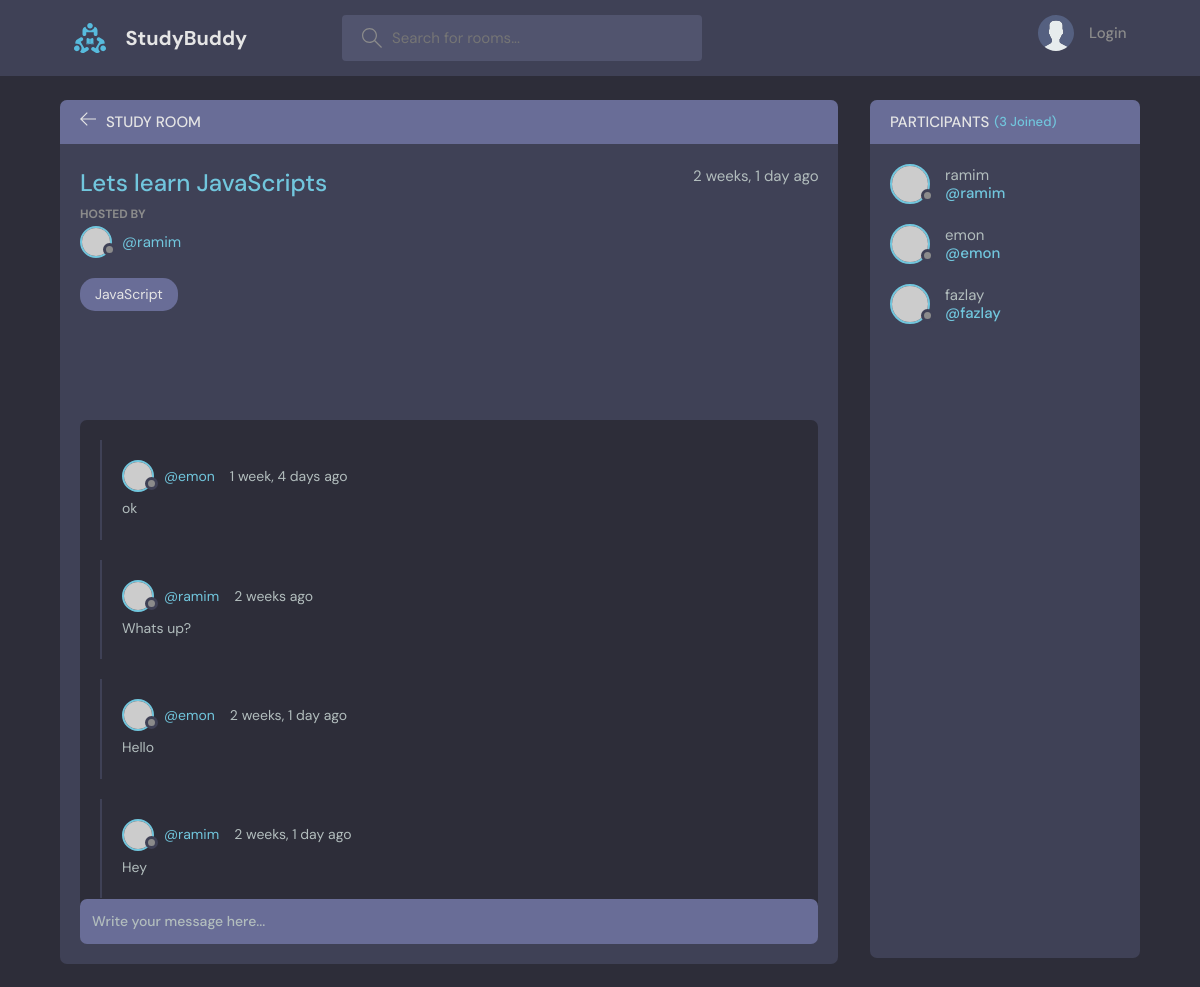
The page /room/1/ on the database its author committed.
### base/models.py (models this page shows, shortened)
class Room(models.Model):
  host = models.ForeignKey(User, on_delete=models.SET_NULL, null=True)
  topic = models.ForeignKey(Topic, on_delete=models.SET_NULL, null=True)#if the topic parent class is deleted the room child model is not deleted null = True allowed in the database
  name = models.CharField(max_length=200)
  description = models.TextField(null=True, blank=True) #it can be blank by null=True, blank=True means the submitted form can also be true
  participants = models.ManyToManyField(User, related_name='participants', blank=True)
  updated = models.DateTimeField(auto_now=True) #takes the time when every time the save method is called
  created = models.DateTimeField(auto_now_add=True) #only take the time when we first save or create this instance(initial time)
  class Meta:
    ordering = ['-updated', '-created']

class Topic(models.Model):
  name = models.CharField(max_length=200)
  def __str__(self):
    return self.name

class Message(models.Model):
    user = models.ForeignKey(User, on_delete=models.CASCADE) #the User model is defined in default
    room = models.ForeignKey(Room, on_delete=models.CASCADE)#(parent name(Room) many to one relationship, value when the parent model(Room) is deleted the child model(Message) is also deleted)
    body = models.TextField()
    update = models.DateTimeField(auto_now=True)
    created = models.DateTimeField(auto_now_add=True)
    class Meta:
        ordering = ['-created']

### base/views.py (the view, shortened to what this page needs)
# urls.py: path('room/<str:pk>/', views.room, name="room"),
def room(request, pk):
  room = Room.objects.get(id=pk) #returns one single value using primary key
  room_messages = room.message_set.all()
  participants = room.participants.all()
  context = {'room':room, 'room_messages':room_messages, 'participants':participants}
  return render(request, 'base/room.html', context)

### base/templates/base/room.html (shortened to what this page needs)
{% extends 'main.html' %}
{% block content %}
<main class="profile-page layout layout--2">
  <div class="container">
    <div class="room">
      <div class="room__top">
        <div class="room__topLeft">
          <a href="{% url 'home' %}">
            <svg version="1.1" xmlns="http://www.w3.org/2000/svg" width="32" height="32" viewBox="0 0 32 32">
              <title>arrow-left</title>
              <path
                d="M13.723 2.286l-13.723 13.714 13.719 13.714 1.616-1.611-10.96-10.96h27.625v-2.286h-27.625l10.965-10.965-1.616-1.607z">
              </path>
            </svg>
          </a>
          <h3>Study Room</h3>
        </div>
      </div>
      <div class="room__box scroll">
        <div class="room__header scroll">
          <div class="room__info">
            <h3>{{room.name}}</h3>
            <span>{{room.created|timesince}} ago</span>
          </div>
          <div class="room__hosted">
            <p>Hosted By</p>
            <a href="{% url 'user-profile' room.host.id %}" class="room__author">
              <div class="avatar avatar--small">
                <img src="https://randomuser.me/api/portraits/men/37.jpg" />
              </div>
              <span>@{{room.host.username}}</span>
            </a>
          </div>
          <span class="room__topics">{{room.topic}}</span>
        </div>
        <div class="room__conversation">
          <div class="threads scroll">
            {% for message in room_messages %}
            <div class="thread">
              <div class="thread__top">
                <div class="thread__author">
                  <a href="{% url 'user-profile' message.user.id %}" class="thread__authorInfo">
                    <div class="avatar avatar--small">
                      <img src="https://randomuser.me/api/portraits/men/37.jpg" />
                    </div>
                    <span>@{{message.user.username}}</span>
                  </a>
                  <span class="thread__date">{{message.created|timesince}} ago</span>
                </div>
              </div>
              <div class="thread__details">
                {{message.body}}
              </div>
            </div>
            {% endfor %}
          </div>
        </div>
      </div>
      <div class="room__message">
        <form action="" method="POST">
          <input name="body" placeholder="Write your message here..." />
        </form>
      </div>
    </div>
    <div class="participants">
      <h3 class="participants__top">Participants <span>({{participants.count}} Joined)</span></h3>
      <div class="participants__list scroll">
        {% for user in participants %}
        <a href="{%  url 'user-profile' user.id %}" class="participant">
          <div class="avatar avatar--medium">
            <img src="https://randomuser.me/api/portraits/men/37.jpg" />
          </div>
          <p>
            {{user.username}}
            <span>@{{user.username}}</span>
          </p>
        </a>
        {% endfor %}
      </div>
    </div>
  </div>
</main>
{% endblock content %}

### rows shown on the page
Room: name "Lets learn JavaScripts", created "2 weeks, 1 day", host.username "ramim", topic "JavaScript"
Message: user.username "emon", created "1 week, 4 days", body "ok"
Message: user.username "ramim", created "2 weeks", body "Whats up?"
Message: user.username "emon", created "2 weeks, 1 day", body "Hello"
Message: user.username "ramim", created "2 weeks, 1 day", body "Hey"

### other values the page prints
{{ participants.count }} "3"
{{ user.username }} "ramim"
{{ user.username }} "emon"
{{ user.username }} "fazlay"
